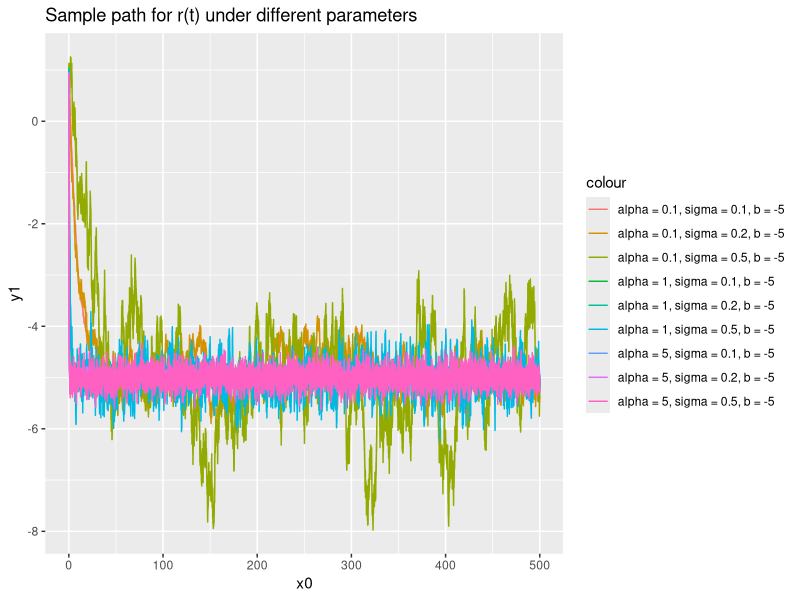
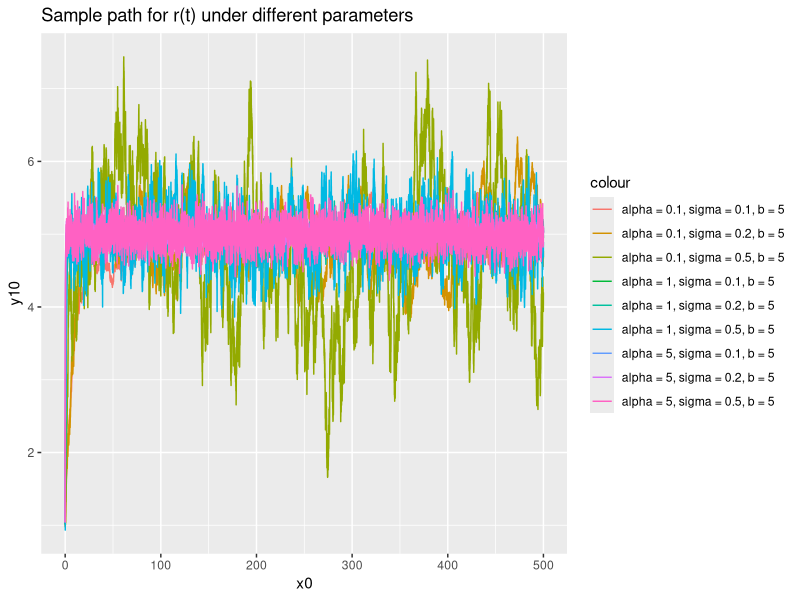
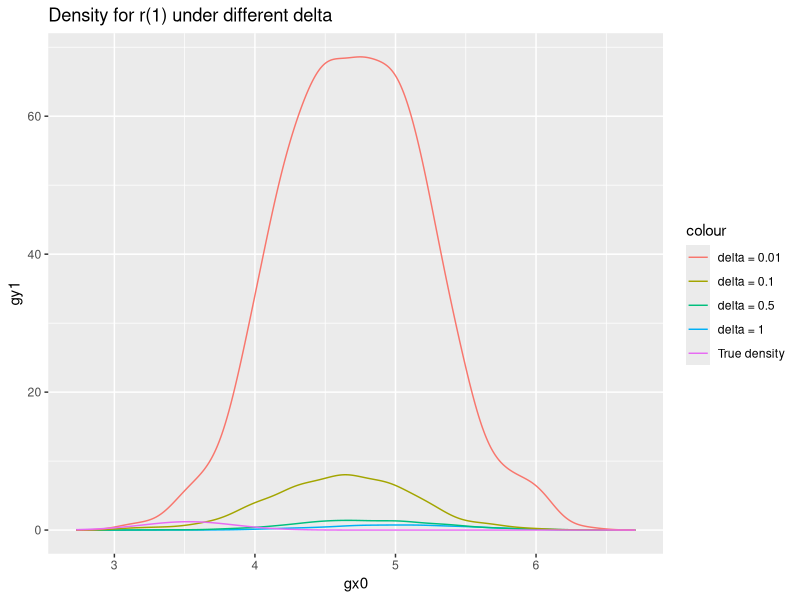
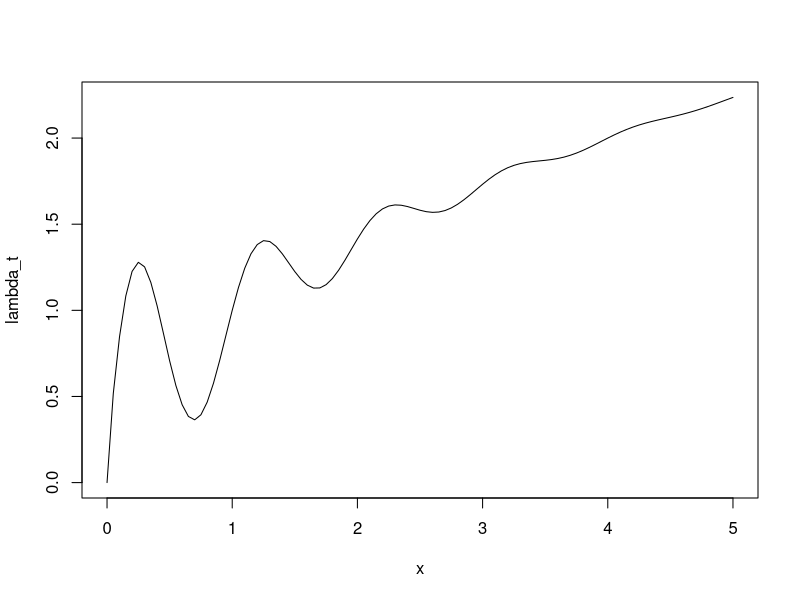
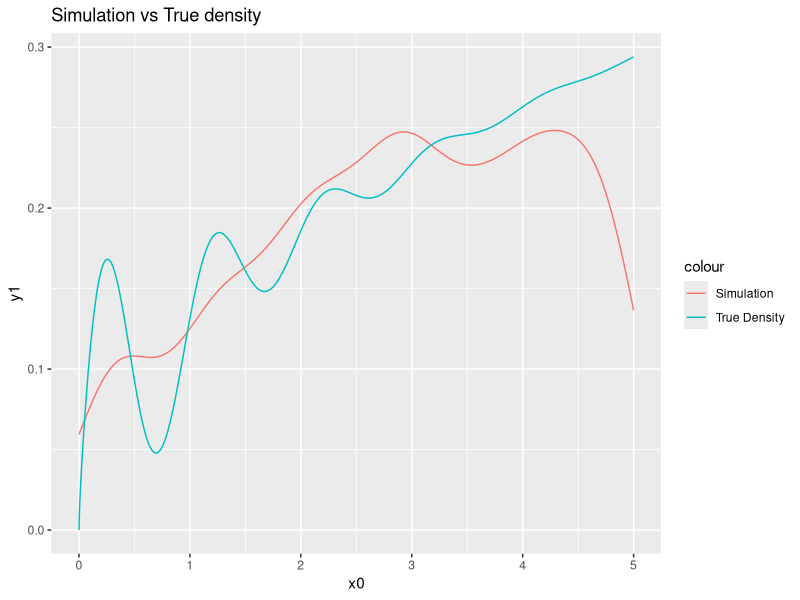

The R script that drew these images, in order:
## ---- chunk 1
knitr::opts_chunk$set(echo = TRUE)
## ---- chunk 2
rtfun <- function(alpha, sigma, b, init, T, delta){
  step <- delta
  r0 <- init
  t <- 0
  r_path <- numeric()
  step_path <- numeric()
  j <- 1
  while(t <= T){
    j <- j + 1
    t <- t + step
    z <- rnorm(1,0,1)
    rtv <- exp(-alpha*delta)*r0 + b*(1-exp(-alpha*delta)) + 
      (sigma/sqrt(2*alpha))*sqrt(1-exp(-2*alpha*delta))*z
    
    r_path[j] <- rtv
    step_path[j] <- t
    
    r0 <- rtv
  }
  return(list("Y" = r_path, "X" = step_path))
}

#alpha = 0.1, b = -5
f1 <- rtfun(0.1,0.1,-5,1,500,1/500)
f2 <- rtfun(0.1,0.2,-5,1,500,1/500)
f3 <- rtfun(0.1,0.5,-5,1,500,1/500)

#alpha = 1, b = -5
f4 <- rtfun(1,0.1,-5,1,500,1/500)
f5 <- rtfun(1,0.2,-5,1,500,1/500)
f6 <- rtfun(1.1,0.5,-5,1,500,1/500)

#alpha = 5, b = -5
f7 <- rtfun(5,0.1,-5,1,500,1/500)
f8 <- rtfun(5,0.2,-5,1,500,1/500)
f9 <- rtfun(5,0.5,-5,1,500,1/500)

#alpha = 0.1, b = 5
f10 <- rtfun(0.1,0.1,5,1,500,1/500)
f11 <- rtfun(0.1,0.2,5,1,500,1/500)
f12 <- rtfun(0.1,0.5,5,1,500,1/500)

#alpha = 1, b = 5
f13 <- rtfun(1,0.1,5,1,500,1/500)
f14 <- rtfun(1,0.2,5,1,500,1/500)
f15 <- rtfun(1,0.5,5,1,500,1/500)

#alpha = 5, b = 5
f16 <- rtfun(5,0.1,5,1,500,1/500)
f17 <- rtfun(5,0.2,5,1,500,1/500)
f18 <- rtfun(5,0.5,5,1,500,1/500)

x0 <- f1$X
y1 <- f1$Y
y2 <- f2$Y
y3 <- f3$Y
y4 <- f4$Y
y5 <- f5$Y
y6 <- f6$Y
y7 <- f7$Y
y8 <- f8$Y
y9 <- f9$Y
y10 <- f10$Y
y11 <- f11$Y
y12 <- f12$Y
y13 <- f13$Y
y14 <- f14$Y
y15 <- f15$Y
y16 <- f16$Y
y17 <- f17$Y
y18 <- f18$Y

library(ggplot2)
library(dbplyr)

df1 <- data.frame(x0,y1,y2,y3,y4,y5,y6,y7,y8,y9)
df2 <- data.frame(x0,y10,y11,y12,y13,y14,y15,y16,y17,y18)

#b = -5
ggplot(df1, aes(x = x0)) +
  geom_line(aes(y = y1, color = "alpha = 0.1, sigma = 0.1, b = -5")) +
  geom_line(aes(y = y2, color = "alpha = 0.1, sigma = 0.2, b = -5")) +
  geom_line(aes(y = y3, color = "alpha = 0.1, sigma = 0.5, b = -5")) +
  geom_line(aes(y = y4, color = "alpha = 1, sigma = 0.1, b = -5")) +
  geom_line(aes(y = y5, color = "alpha = 1, sigma = 0.2, b = -5")) +
  geom_line(aes(y = y6, color = "alpha = 1, sigma = 0.5, b = -5")) +
  geom_line(aes(y = y7, color = "alpha = 5, sigma = 0.1, b = -5")) +
  geom_line(aes(y = y8, color = "alpha = 5, sigma = 0.2, b = -5")) +
  geom_line(aes(y = y9, color = "alpha = 5, sigma = 0.5, b = -5")) +
  labs(title = "Sample path for r(t) under different parameters")
## ---- chunk 3
#b = 5
ggplot(df2, aes(x = x0)) +
  geom_line(aes(y = y10, color = "alpha = 0.1, sigma = 0.1, b = 5")) +
  geom_line(aes(y = y11, color = "alpha = 0.1, sigma = 0.2, b = 5")) +
  geom_line(aes(y = y12, color = "alpha = 0.1, sigma = 0.5, b = 5")) +
  geom_line(aes(y = y13, color = "alpha = 1, sigma = 0.1, b = 5")) +
  geom_line(aes(y = y14, color = "alpha = 1, sigma = 0.2, b = 5")) +
  geom_line(aes(y = y15, color = "alpha = 1, sigma = 0.5, b = 5")) +
  geom_line(aes(y = y16, color = "alpha = 5, sigma = 0.1, b = 5")) +
  geom_line(aes(y = y17, color = "alpha = 5, sigma = 0.2, b = 5")) +
  geom_line(aes(y = y18, color = "alpha = 5, sigma = 0.5, b = 5")) +
  labs(title = "Sample path for r(t) under different parameters")

## ---- chunk 4
rtfun_eu <- function(alpha, sigma, b, init, to, n, delta){
  step <- delta
  r0 <- init
  t <- 0
  r_path <- numeric()
  j <- 1
  while(t <= to){
    t <- t + step
    z <- rnorm(1,0,1)
    rtv <- exp(-alpha*delta)*r0 + b*(1-exp(-alpha*delta)) + 
      (sigma/sqrt(2*alpha))*sqrt(1-exp(-2*alpha*delta))*z
    r0 <- rtv
  }
  r_path <- rnorm(n, mean = r0 + alpha*(b - r0)*delta, sd = sigma*delta)
  return(r_path)
}



## ---- chunk 5
a0 <- 1
sig <- 0.5
b0 <- 5
N <- 1000
r1 <- exp(-a0)+b0*(1-exp(-a0))

g1 <- rtfun_eu(a0,sig,b0,0,1,N,delta = 1)
g2 <- rtfun_eu(a0,sig,b0,0,1,N,delta = 0.5)
g3 <- rtfun_eu(a0,sig,b0,0,1,N,delta = 0.1)
g4 <- rtfun_eu(a0,sig,b0,0,1,N,delta = 0.01)



rt1true <- function(x){
  dnorm(x, mean = r1, sd = sig*sqrt(1-exp(-2*a0))/sqrt(2*a0))
}

gx0 <- density(g1,n=1000)$x
gy1 <- density(g1,n=1000)$y
gy2 <- density(g2,n=1000)$y
gy3 <- density(g3,n=1000)$y
gy4 <- density(g4,n=1000)$y

df3 <- data.frame(gx0,gy1,gy2,gy3,gy4)


ggplot(df3, aes(x = gx0)) +
  geom_line(aes(y = gy1, color = "delta = 1")) +
  geom_line(aes(y = gy2, color = "delta = 0.5")) +
  geom_line(aes(y = gy3, color = "delta = 0.1")) +
  geom_line(aes(y = gy4, color = "delta = 0.01")) +
  stat_function(fun = rt1true, n = 1000, aes(color = "True density")) +
  labs(title = "Density for r(1) under different delta")
## ---- chunk 6
lambda_t <- function(time){
  sqrt(time) + exp(-time)*sin(2*pi*time)
}

plot(lambda_t, xlim = c(0,5))
## ---- chunk 7
N_t <- function(time){
  (2/3)*time^(3/2) + exp(-time)*sin(2*pi*time)
}

Thin_Pois <- function(n) {

tt <- numeric()
nt <- numeric()
count <- 1

u <- runif(10*n,min = 0, max = 5)
v <- runif(10*n,min = 0, max = 1)
idx <- ifelse(v < lambda_t(u)/lambda_t(5), 1,0)
putin <- which(idx==1)

while(count <= n){
  tt[count] <- u[putin[count]]
  count <- count + 1
}

return(tt)
}
## ---- chunk 8
den_sample <- Thin_Pois(1000)
c <- integrate(lambda_t,lower = 0, upper = 5)$value

x0 <- density(den_sample,n = 1000, from = 0, to = 5)$x
y1 <- density(den_sample,n = 1000, from = 0, to = 5)$y
y2 <- lambda_t(x0)/c

library(ggplot2)

df <- data.frame(x0,y1,y2)

ggplot(df,aes(x = x0)) +
  geom_line(aes(y = y1, color = "Simulation")) +
  geom_line(aes(y = y2, color = "True Density")) +
  labs(title = "Simulation vs True density")
